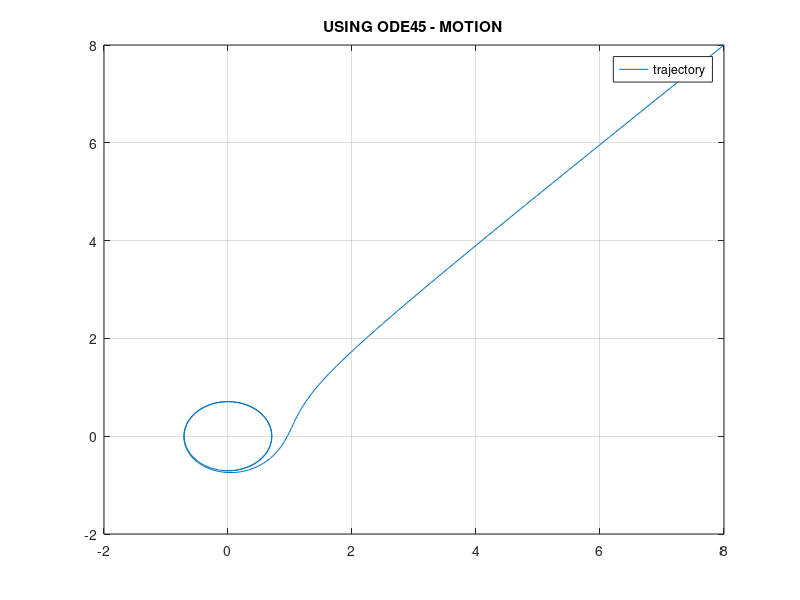
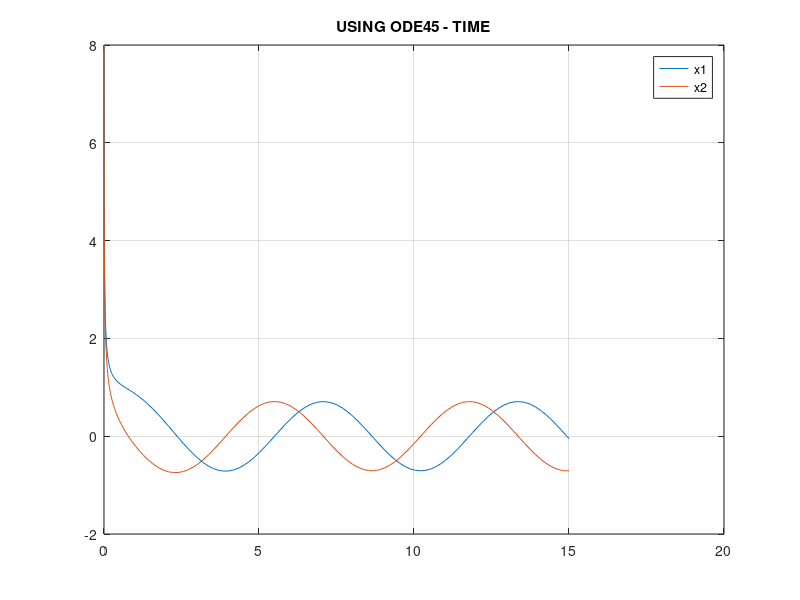

Write MATLAB code to recreate these figures, in order. (Note: this script raises an error after producing the figures.)
%initialising
clc;clear;
%declaring the set of ordinary differential equations
f1 = @(t,x1,x2) (x2+(x1*(0.5-(x1)^2-(x2)^2)));
f2 = @(t,x1,x2) (-x1+(x2*(0.5-(x1)^2-(x2)^2)));
%initial conidtions
x0 = [8, 8];
a = 0;b = 15;
interval = [a, b];

%using ODE45---------------------------
func=@(t,y) [y(2)+y(1)*(0.5-y(1)^2-y(2)^2);-y(1)+y(2)*(0.5-y(1)^2-y(2)^2)];
[t, y] = ode45(func, interval, x0);

%plotting trajectory
figure(1);
plot(y(:,1),y(:,2));
hold on;
grid on;
title('USING ODE45 - MOTION');
legend ('trajectory');
%plotting time
figure(2);
plot(t,y);
hold on;
grid on;
title('USING ODE45 - TIME');
legend ('x1','x2');

%plotting for RK4 different constant step sizes------------------------
figure(3);
for h = [0.018,0.015,0.01,0.005,0.001]
    [x1,x2] = RK4CStep(a,b,h,f1,f2,x0(1),x0(2));

    switch h
        case 0.018
            plot(x1,x2,'b');
        case 0.015
            plot(x1,x2,'r--');
        case 0.010
            plot(x1,x2,'y--');
        case 0.005
            plot(x1,x2,'g');
        case 0.001
            plot(x1,x2,'b--');
    end

    grid on;
    hold on;
end
legend('0.018', '0.015', '0.010', '0.005', '0.001');
title('USING RUNGE-KUTTA - MOTION');
%plotting with time
figure(4);
[x1,x2, t] = RK4CStep(a,b,0.005,f1,f2,x0(1),x0(2));
plot(t,x1);
hold on;
grid on;
plot(t,x2);
title('USING RUNGE-KUTTA - TIME');
legend ('x1','x2');

%using adams PC------------------------------------
figure(5);
for h = [0.018,0.005]
    [x1,x2] = AdamsPC(a,b,h,f1,f2,x0(1),x0(2));
    switch h
        case 0.018
            plot(x1,x2,'b');
        case 0.005
            plot(x1,x2,'r');
    end
    grid on;
    hold on;
end
legend('0.018','0.005');
title('USING ADAMS PC - MOTION');
%plotting with time
figure(6);
[x1,x2, t] = AdamsPC(a,b,0.005,f1,f2,x0(1),x0(2));
plot(t,x1);
hold on;
grid on;
plot(t,x2);
title('USING ADAMS PC - TIME');
legend ('x1','x2');

%}

